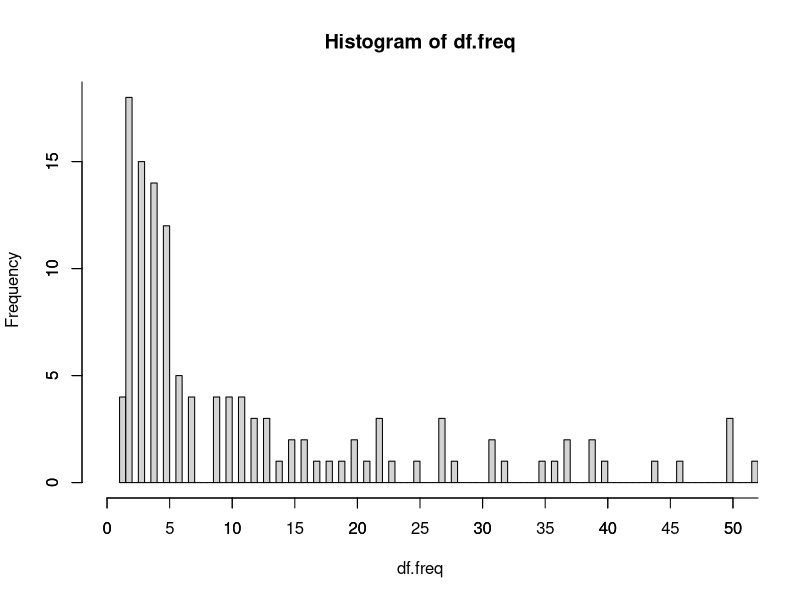

Reproduce this figure in R.
paid.data<-read.csv("obj1.csv",header=TRUE)
paid.views<-c(0)
for(i in 1:180)
  paid.views[i]=0
for(i in 1:139)
  paid.views[floor(paid.data$post.viewers.for.paid[i]/1000)]=1+paid.views[floor(paid.data$post.viewers.for.paid[i]/1000)]

df= as.data.frame(cbind(Overall.Cond= 1:180, paid.views))
df
df.freq= as.vector(rep(df$Overall.Cond, df$paid.views))
hist(df.freq,breaks = 300,plot = TRUE,xlim = c(0,50))
axis(side=2, at=c(0,5,10,15,20,25))
axis(side=1, at=c(0:25)*5)



